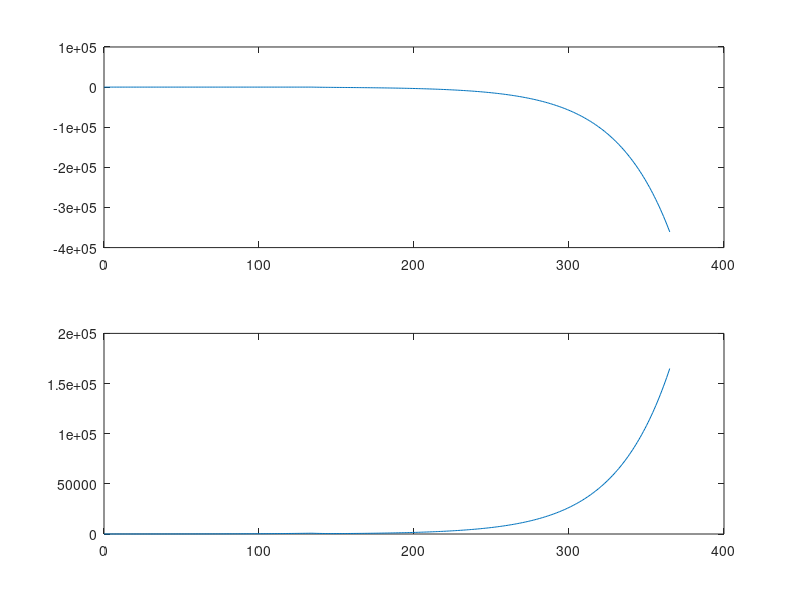

Write the MATLAB code that produced this figure.
% dXi/dt = fi(X)
% du1/dt = u2
% du2/dt = -u1

x0 = [2,20];     % Vector de valores iniciales de variables dependientes
ne = 2;             % numero de EDO (cuantas ecuaciones diferenciales voy a resolver)
t0 = 0;             % Valor inicial del tiempo en dias
tf = 365;             % Valor final del tiempo en dias


dt = 1;          % Tama?o de paso en el tiempo
n = (tf-t0)/dt;     % Numero de iteraciones

% Inicialización del tiempo
t(1) = t0;

function [fx] = edos(x)
%Defino mis datos y las ecuaciones diferenciales
OD = x(1);
DBO = x(2);
V = 700;         % Volumen estimado en la parte b)
Qe = 20;         % Caudal de entrada parte b)
Qs = 25;         % Caudal de salida parte b) 
Ka = 0.01;       % coeficiente de reaireacion
ODs = 9;         % concentracion de oxigeno de saturacion
Kbdo = 0.1;      % coeficiente de biodegradación máximo
Ko2 = 1.4;       % constante de semisaturacion del oxígeno elevada al cuadrado

dx_dt(1) = (((Qe*OD - Qs*OD)/V) + (Ka*(ODs - OD)) - (Kbdo*((OD^2)/((OD^2)+(Ko2))))*DBO);
dx_dt(2) = (((Qe*DBO - Qs*OD)/V) + (Ka*(ODs - OD)) - (Kbdo*((OD^2)/((OD^2)+(Ko2))))*DBO);

fx = dx_dt;

end

% Inicializacion de matriz x(i,j)
% i, denota el numero de la ecuación diferencial
% j, denota el numero de interación del metodo de Euler
for i = 1:ne
    x(i,1) = x0(i);
end

% Iteraciones de Metodo de Euler
for j = 1:n
    t(j+1) = t(j) + dt;
    [fx] = edos(x(:,j));
    for i=1:ne
        x(i,j+1)=x(i,j)+fx(i)*dt;
    end
end

% Grafica tiempo vs xi
for i = 1:ne
    subplot(ne,1,i), plot(t,x(i,:))
end
